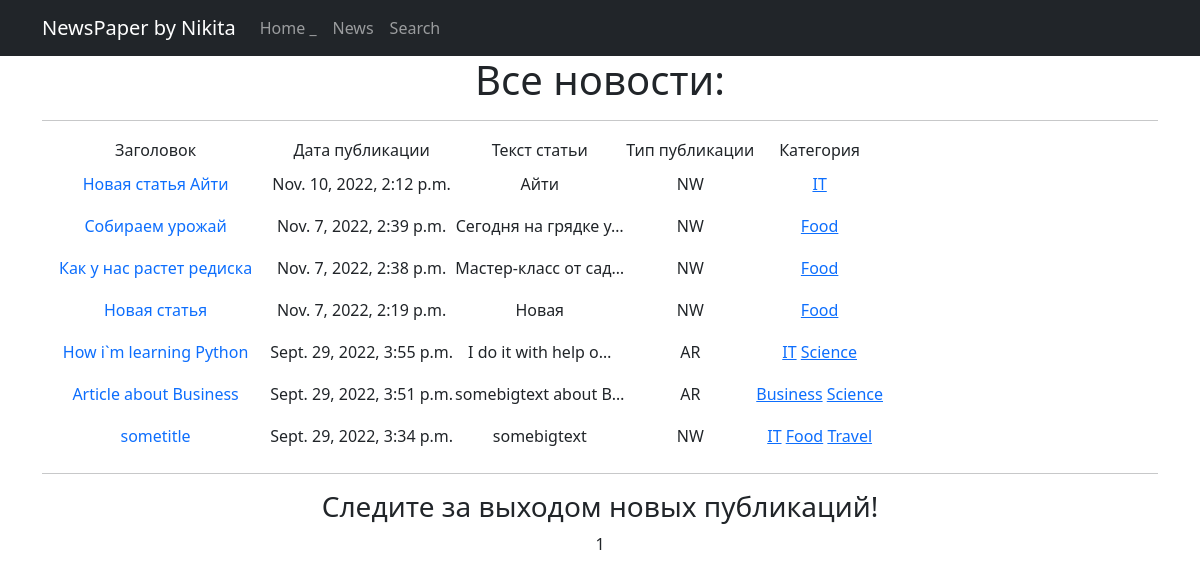
Page /news/ on the committed database.
### newapp/models.py (models this page shows, shortened)
class Post (models.Model):
    author = models.ForeignKey(Author, on_delete=models.CASCADE)
    NEWS = 'NW'
    ARTICLE = 'AR'
    CATEGORY_CHOICES =[
        (NEWS, 'Новость'),
        (ARTICLE, 'Статья'),
    ]
    categoryType = models.CharField(max_length=2, choices=CATEGORY_CHOICES, default=ARTICLE)
    dateCreation = models.DateTimeField(auto_now_add=True)
    postCategory = models.ManyToManyField(Category, through='PostCategory')
    title = models.CharField(max_length=128)
    text = models.TextField()
    rating = models.SmallIntegerField(default=0)

class Category (models.Model):
    name = models.CharField(max_length=64, unique=True)
    subscribers = models.ManyToManyField(User, related_name='categories')

### newapp/views.py (the view)
# urls.py: path('', PostList.as_view(), name='post_list'),
class PostList(ListView):
    model = Post
    ordering = '-dateCreation'
    template_name = 'news.html'
    context_object_name = 'news'
    paginate_by = 10
    def get_context_data(self, **kwargs):
        context = super().get_context_data(**kwargs)
        context['time_now'] = datetime.utcnow()
        context['next_publication'] = None
        return context

### newapp/templatetags/custom_filters.py (called while the page is built)
@register.filter()
def censor(value):
    bad_words = ('редиска', 'морковка','картошка')
    if not isinstance(value, str):
        raise TypeError(f"unresolved type '{type(value)}' expected  type 'str'")
    for word in value.split():
        if word.lower() in bad_words:
            value = value.replace(word, f"{word[0]}{'*' * (len(word) - 2)}{word[-1]}")
    return value

### templates/news.html (shortened to what this page needs)
{% extends 'flatpages/default.html' %}
{% load custom_filters %}
{% block content %}
<h1>Все новости:</h1>
<hr>
    {% if news %}
               <table>
           <tr>
               <td>Заголовок</td>
               <td>Дата публикации</td>
               <td>Текст статьи</td>
               <td>Тип публикации</td>
               <td>Категория</td>
           </tr>
           {% for post in news %}
           <tr>
               <td><a class="nav-link" href="{% url 'post_detail' post.id %}">{{ post.title }}</a></td>
               <td>{{ post.dateCreation}}</td>
               <td>{{ post.text|truncatechars:20|censor }}</td>
               <td>{{ post.categoryType }}</td>
               <td>
                   {% for Category in post.postCategory.all %}
                   <a href="{%url 'category_list' Category.id %}" >{{ Category.name }}</a>
                   {% endfor %}
               </td>
               <td>
               </td>
           </tr>
           {% endfor %}
       </table>
<hr>
    <h3> {{ next_publication|default_if_none:"Следите за выходом новых публикаций!" }} </h3>
   {% else %}
       <h2>Статей нет!</h2>
   {% endif %}
   {{ page_obj.number }}
{% endblock content %}

### templates/flatpages/default.html (shortened to what this page needs)
<!DOCTYPE html>
<html lang="en">
    <head>
        {% load static %}
        <link href="{% static 'css/styles.css' %}" rel="stylesheet" />
    </head>
    <body>
    <nav class="navbar navbar-expand-lg navbar-dark bg-dark static-top">
       <div class="container">
           <a class="navbar-brand" href="#">NewsPaper by Nikita</a>
           <div class="collapse navbar-collapse" id="navbarResponsive">
               <ul class="navbar-nav ml-auto">
                   <li class="nav-item active">
                       <a class="nav-link" href="#">Home
                           <span class="sr-only">_</span>
                       </a>
                   </li>
                   <li class="nav-item">
                       <a class="nav-link" href="/news/">News</a>
                   </li>
                   <li class="nav-item">
                       <a class="nav-link" href="/news/search">Search</a>
                   </li>
               </ul>
           </div>
       </div>
    </nav>
        <div class="container">
           <div class="row">
               <div class="col-lg-12 text-center">
                   {% block content %}{% endblock content %}
               </div>
           </div>
        </div>
    </body>
</html>

### rows in the picture
Post: title "Новая статья Айти", dateCreation "Nov. 10, 2022, 2:12 p.m.", text|censor "Айти", categoryType "NW"
Category: name "IT"
Post: title "Собираем урожай", dateCreation "Nov. 7, 2022, 2:39 p.m.", text|censor "Сегодня на грядке у…", categoryType "NW"
Category: name "Food"
Post: title "Как у нас растет редиска", dateCreation "Nov. 7, 2022, 2:38 p.m.", text|censor "Мастер-класс от сад…", categoryType "NW"
Post: title "Новая статья", dateCreation "Nov. 7, 2022, 2:19 p.m.", text|censor "Новая", categoryType "NW"
Post: title "How i`m learning Python", dateCreation "Sept. 29, 2022, 3:55 p.m.", text|censor "I do it with help o…", categoryType "AR"
Category: name "Science"
Post: title "Article about Business", dateCreation "Sept. 29, 2022, 3:51 p.m.", text|censor "somebigtext about B…", categoryType "AR"
Category: name "Business"
Post: title "sometitle", dateCreation "Sept. 29, 2022, 3:34 p.m.", text|censor "somebigtext", categoryType "NW"
Category: name "Travel"

### other values in the picture
{{ page_obj.number }} "1"
